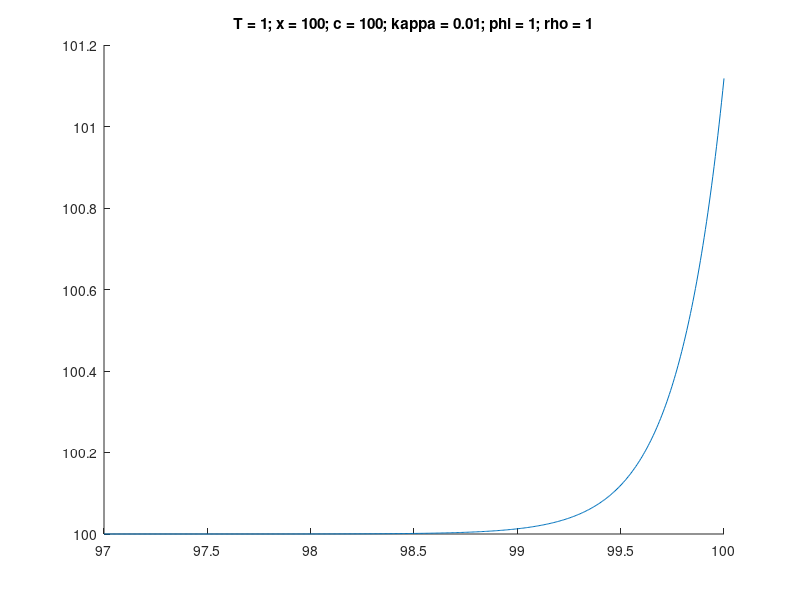

Here is the MATLAB script that generated this plot:
clear;
hold on;

%%%
%%% Parameters
%%%
kappa = 0.01;
T     = 1;
x     = 100;
c     = 100;
phi   = 1;
rho   = 1;
beta  = sqrt(phi/kappa);

%%%
%%% Grid
%%%
dp = 0.01;
p  = (c-3):3/499:c;

figure(1);
hold on;
r = zeros(size(p));
for i = 1:length(p)
    R1 = (2*beta*cosh(beta*T) + 2*rho*sinh(beta*T))^(-1);
    R2 = 2*x*(rho*beta*cosh(beta*T) + phi*sinh(beta*T));
    fun = @(u) (beta.*cosh(beta.*(T-u)) + rho.*sinh(beta.*(T-u))./kappa).*exp(-(c-p(i)).^2./(2*u))./(sqrt(2.*pi.*u));
    R3 = integral(fun,0,T);

    r(i) = R1*(R2+R3);
end
plot(p,r);

title([ ...
    'T = ', num2str(T), '; ' ...
    'x = ', num2str(x), '; ' ...
    'c = ', num2str(c), '; ' ...
    'kappa = ', num2str(kappa), '; ' ...
    'phi = ', num2str(phi), '; ' ...
    'rho = ', num2str(rho) ...
]);
